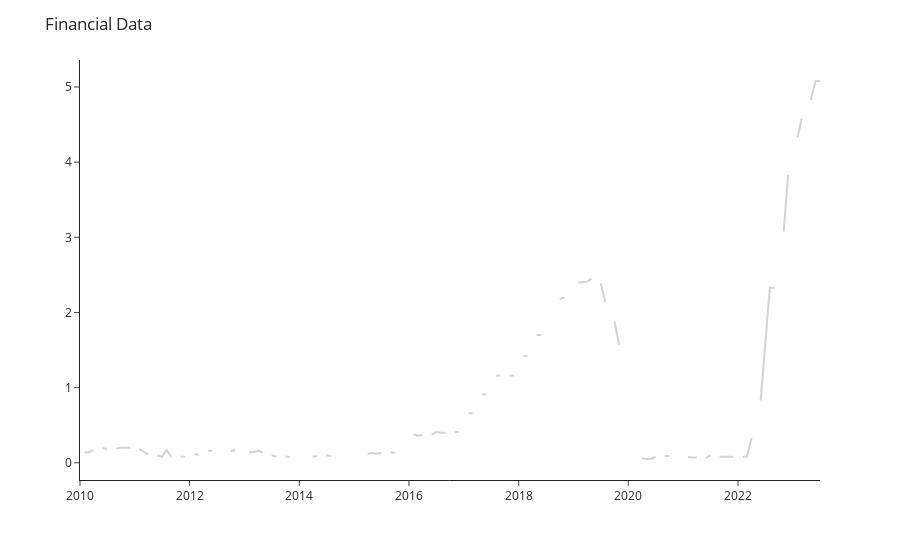

The notebook cell this image was saved under:
### Code cell
fig = px.line(height=400)
fig.add_scatter(y=df['EFFR'], x=df.index,
                marker=dict(size=20, color="lightgray"), name='actual')
fig.update_layout(template="simple_white", title="Financial Data")
fig.show()

### Figure 1 — Plotly figure (JSON) as saved in the notebook; plotly's stock layout.template omitted (floating-point values rounded to 4 significant figures; data arrays with more than 128 entries replaced by an {"elided": "..."} marker saying what was removed)
{"data": [{"hovertemplate": "<extra></extra>", "legendgroup": "", "line": {"color": "#636efa", "dash": "solid"}, "marker": {"symbol": "circle"}, "mode": "lines", "name": "", "orientation": "v", "showlegend": false, "type": "scatter", "xaxis": "x", "yaxis": "y"}, {"marker": {"color": "lightgray", "size": 20}, "name": "actual", "type": "scatter", "x": {"elided": "163 str values"}, "y": {"elided": "163 float values"}}], "layout": {"autosize": true, "legend": {"tracegroupgap": 0}, "margin": {"t": 60}, "title": {"text": "Financial Data"}, "xaxis": {"anchor": "y", "autorange": true, "domain": [0, 1], "range": ["2010-01-01", "2023-07-01"], "type": "date"}, "yaxis": {"anchor": "x", "autorange": true, "domain": [0, 1], "range": [-0.2294, 5.359], "type": "linear"}}}
